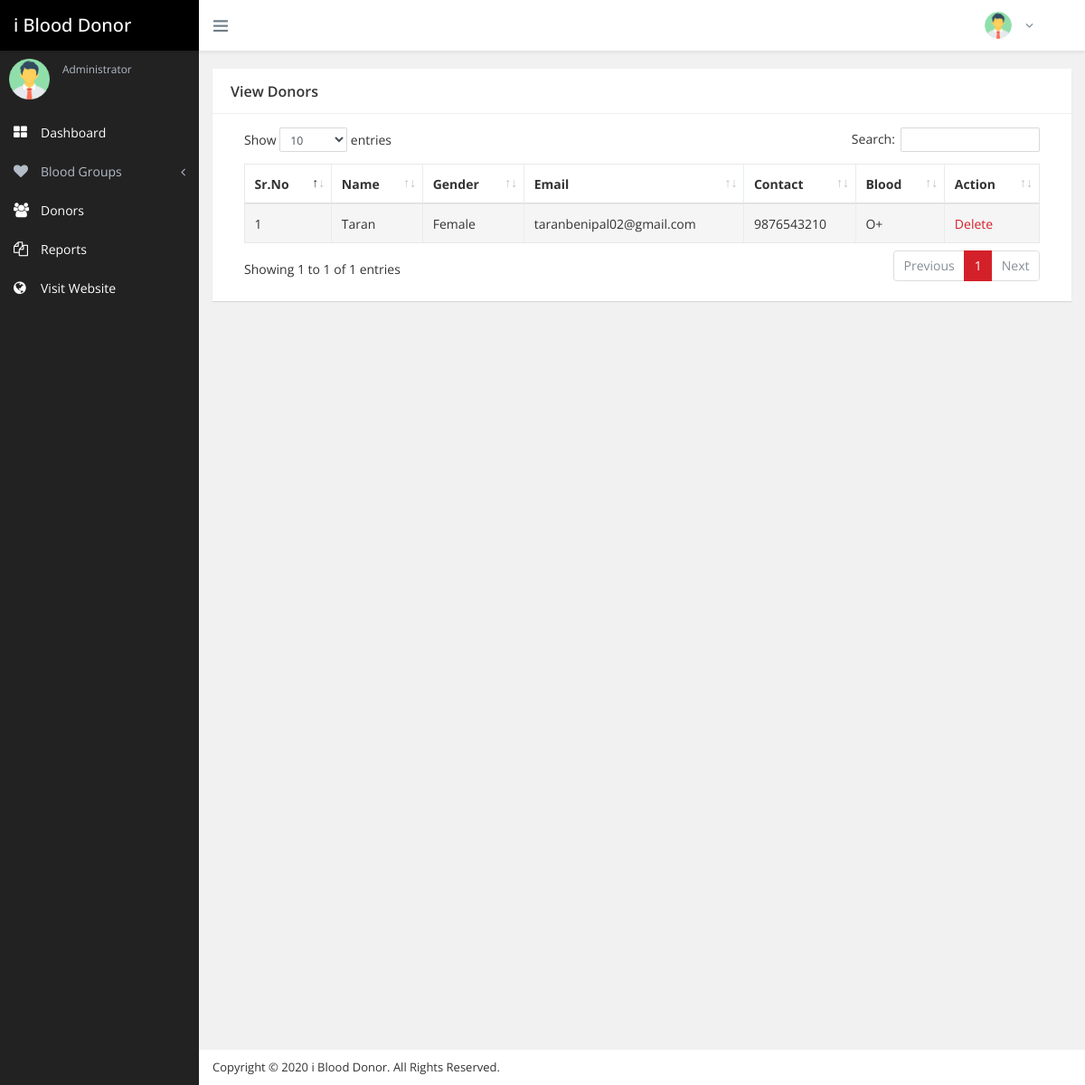
Screenshot of /index.php/admin/viewuser with the database file from the repository.
### tables this page shows
CREATE TABLE `tblregistration` (
  `id` int(11) NOT NULL,
  `first_name` varchar(45) DEFAULT NULL,
  `last_name` varchar(45) DEFAULT NULL,
  `gender` varchar(45) DEFAULT NULL,
  `blood` varchar(45) DEFAULT NULL,
  `email` varchar(45) DEFAULT NULL,
  `contact_no` varchar(45) DEFAULT NULL,
  `state` varchar(45) DEFAULT NULL,
  `city` varchar(45) DEFAULT NULL,
  `password` varchar(200) DEFAULT NULL,
  `agree` varchar(45) DEFAULT NULL,
  `address` varchar(500) DEFAULT NULL,
  `create_date` timestamp NULL DEFAULT current_timestamp()
);

CREATE TABLE `bloodgroup` (
  `id` int(11) NOT NULL,
  `bloodname` varchar(45) DEFAULT NULL
);

### application/controllers/admin/Viewuser.php (called while the page is built, shortened)
<?php
class Viewuser extends CI_Controller {
	public function index()
	{
		$this->load->model('admin/View_Model','viewuser');
		$userdetails=$this->viewuser->getusedetails();
		$this->load->view('admin/viewuser',['viewdetails'=>$userdetails]);
	}
}

### index.php (called while the page is built, shortened)
<?php
require_once BASEPATH.'core/CodeIgniter.php';

### application/models/admin/View_Model.php (called while the page is built, shortened)
<?php
class View_Model extends CI_Model{
public function getusedetails(){
	$query=$this->db->select('tblregistration.id,first_name, last_name, gender, blood, email, contact_no, state, city, password,
	agree, address, create_date,bloodgroup.bloodname as bloodname,bloodgroup.id')
	->join('bloodgroup','tblregistration.blood=bloodgroup.id','left')
	->from('tblregistration')
	->get();
	return $query->result();
}
}

### application/views/admin/viewuser.php (the view, shortened to what this page needs)
<!DOCTYPE html>
<html lang="en">
    <head>
<link href="<?php echo base_url('assets/vendors/bootstrap/dist/css/bootstrap.min.css')?>" rel="stylesheet" />
<link href="<?php echo base_url('assets/vendors/font-awesome/css/font-awesome.min.css')?>" rel="stylesheet" />
<link href="<?php echo base_url('assets/vendors/themify-icons/css/themify-icons.css')?>" rel="stylesheet" />
<link href="<?php echo base_url('assets/vendors/DataTables/datatables.min.css')?>" rel="stylesheet" />
<link href="<?php echo base_url('assets/css/main.min.css')?>" rel="stylesheet" />
</head>
    <body class="fixed-navbar">
<div class="page-wrapper">
<?php include APPPATH.'views/admin/include/header.php';?>
<?php include APPPATH.'views/admin/include/sidebar.php';?>
<div class="content-wrapper">
      <div class="page-content fade-in-up">
    <div class="ibox">
          <div class="ibox-head">
        <div class="ibox-title">View Donors</div>
      </div>
          <div class="ibox-body">
        <table class="table table-striped table-bordered table-hover" id="example-table" cellspacing="0" width="100%">
              <thead>
            <tr>
                  <th>Sr.No</th>
                  <th>Name</th>
                  <th>Gender</th>
                  <th>Email</th>
                  <th>Contact</th>
                  <th>Blood</th>
                  <th>Action</th>
                </tr>
          </thead>
              <?php
if(count($viewdetails)):
	$cnt=1;
foreach($viewdetails as $row):
?>
              <tbody>
            <tr>
                  <td><?php echo $cnt;?></td>
                  <td><?php  echo $row->first_name;?></td>
                  <td><?php  echo $row->gender;?></td>
                  <td><?php  echo $row->email;?></td>
                  <td><?php  echo $row->contact_no?></td>
                  <td><?php  echo $row->bloodname?></td>
                  <td><?php echo anchor("admin/Viewuser/delete/{$row->id}",'Delete'); ?> </td>
                </tr>
            <?php
                    $cnt=$cnt+1;
                    endforeach;
                    else:
                    ?>
            <tr>
                  <td colspan="7" style="color:red; text-align:center">No Record found</td>
                </tr>
            <?php endif;?>
          </tbody>
            </table>
      </div>
        </div>
    <?php include APPPATH.'views/admin/include/footer.php';?>
  </div>
    </div>
</body>
    </html>

### rows the page displays
tblregistration: first_name "Taran", gender "Female", email "taranbenipal02@gmail.com", contact_no "9876543210", bloodgroup.bloodname "O+", bloodgroup.id "Delete"
